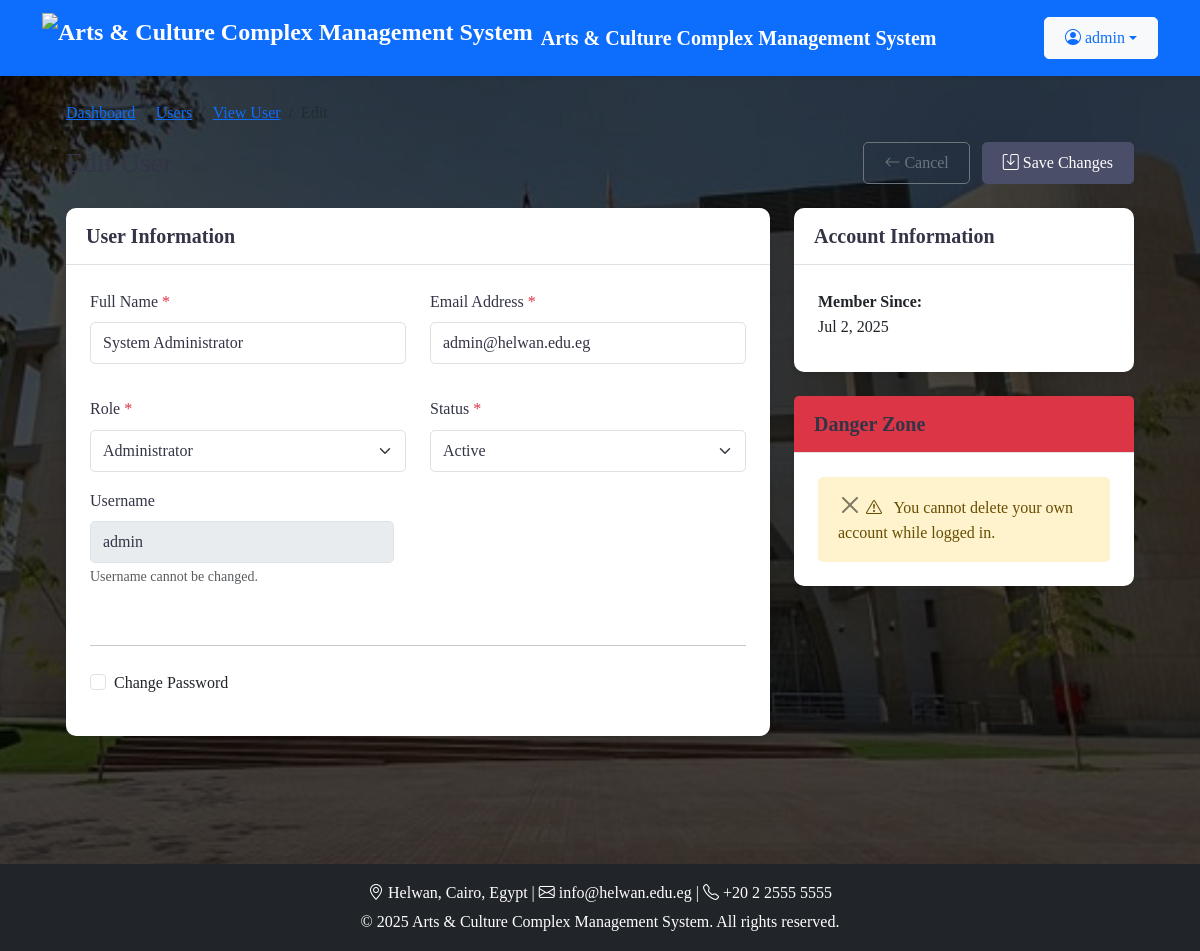
The app's page /admin_pages/user-edit.php?id=1 (signed in) with its own data.
### tables this page shows
CREATE TABLE IF NOT EXISTS users (
    id INT AUTO_INCREMENT PRIMARY KEY,
    username VARCHAR(50) NOT NULL UNIQUE,
    email VARCHAR(100) NOT NULL UNIQUE,
    password_hash VARCHAR(255) NOT NULL,
    full_name VARCHAR(100) NOT NULL,
    role ENUM('admin', 'user') DEFAULT 'user',
    is_approved BOOLEAN DEFAULT FALSE,
    created_at TIMESTAMP DEFAULT CURRENT_TIMESTAMP,
    updated_at TIMESTAMP DEFAULT CURRENT_TIMESTAMP ON UPDATE CURRENT_TIMESTAMP,
    INDEX idx_email (email),
    INDEX idx_username (username)
);

### includes/config.php (called while the page is built, shortened)
<?php
class DB
{
    private $hostname = "127.0.0.1";
    private $username = "root";
    private $password = "";
    private $database = "theater_management";
    private $port     = 3307;
    public function __construct()
    {
        $this->Connection = new mysqli(
            $this->hostname,
            $this->username,
            $this->password,
            $this->database,
            $this->port
        );
    }
}

### admin_pages/user-edit.php (the view, shortened to what this page needs)
<?php
require_once '../includes/config.php';
$user_id = (int)$_GET['id'];
$db = new DB();
try {
    $stmt = $db->Connection->prepare("SELECT * FROM users WHERE id = ?");
    $stmt->bind_param('i', $user_id);
    $stmt->execute();
    $result = $stmt->get_result();
    $user = $result->fetch_assoc();
    $user['status'] = $user['is_approved'] ? 'active' : 'pending';
} catch (Exception $e) {
    error_log("User edit error: " . $e->getMessage());
    add_alert('error', 'Error loading user data.');
    redirect('users.php');
}
require_once '../includes/header.php';
?>
<div class="container-fluid px-4">
    <nav aria-label="breadcrumb">
        <ol class="breadcrumb">
            <li class="breadcrumb-item"><a href="dashboard.php">Dashboard</a></li>
            <li class="breadcrumb-item"><a href="users.php">Users</a></li>
            <li class="breadcrumb-item"><a href="user-view.php?id=<?php echo $user_id; ?>">View User</a></li>
            <li class="breadcrumb-item active" aria-current="page">Edit</li>
        </ol>
    </nav>
    <div class="d-flex justify-content-between align-items-center mb-4">
        <h1 class="h3 mb-0">Edit User</h1>
        <div>
            <a href="user-view.php?id=<?php echo $user_id; ?>" class="btn btn-outline-secondary me-2">
                <i class="bi bi-arrow-left me-1"></i> Cancel
            </a>
            <button type="submit" form="editUserForm" class="btn btn-primary">
                <i class="bi bi-save me-1"></i> Save Changes
            </button>
        </div>
    </div>
    <div class="row">
        <div class="col-lg-8">
            <div class="card mb-4">
                <div class="card-header">
                    <h5 class="mb-0">User Information</h5>
                </div>
                <div class="card-body">
                    <form id="editUserForm" method="post">
                        <div class="row mb-3">
                            <div class="col-md-6 mb-3">
                                <label for="full_name" class="form-label">Full Name <span class="text-danger">*</span></label>
                                <input type="text" class="form-control" id="full_name" name="full_name"
                                    value="<?php echo htmlspecialchars($user['full_name'] ?? ''); ?>" required>
                            </div>
                            <div class="col-md-6 mb-3">
                                <label for="email" class="form-label">Email Address <span class="text-danger">*</span></label>
                                <input type="email" class="form-control" id="email" name="email"
                                    value="<?php echo htmlspecialchars($user['email']); ?>" required>
                            </div>
                        </div>
                        <div class="row mb-3">
                            <div class="col-md-6 mb-3">
                                <label for="role" class="form-label">Role <span class="text-danger">*</span></label>
                                <select class="form-select" id="role" name="role" required>
                                    <option value="admin" <?php echo ($user['role'] ?? '') === 'admin' ? 'selected' : ''; ?>>Administrator</option>
                                </select>
                            </div>
                            <div class="col-md-6 mb-3">
                                <label for="status" class="form-label">Status <span class="text-danger">*</span></label>
                                <select class="form-select" id="status" name="status" required>
                                    <option value="active" <?php echo ($user['status'] ?? '') === 'active' ? 'selected' : ''; ?>>Active</option>
                                </select>
                            </div>
                            <div class="row mb-3">
                                <div class="col-md-6 mb-3">
                                    <label for="username" class="form-label">Username</label>
                                    <input type="text" class="form-control" id="username"
                                        value="<?php echo htmlspecialchars($user['username']); ?>" disabled>
                                    <small class="form-text text-muted">Username cannot be changed.</small>
                                </div>
                            </div>
                        </div>
                        <hr class="my-4">
                        <div class="mb-3">
                            <div class="form-check">
                                <input class="form-check-input" type="checkbox" id="changePassword">
                                <label class="form-check-label" for="changePassword">
                                    Change Password
                                </label>
                            </div>
                        </div>
                    </form>
                </div>
            </div>
        </div>
        <div class="col-lg-4">
            <div class="card mb-4">
                <div class="card-header">
                    <h5 class="mb-0">Account Information</h5>
                </div>
                <div class="card-body">
                    <ul class="list-unstyled mb-0">
                        <li class="mb-2">
                            <strong>Member Since:</strong><br>
                            <?php echo date('M j, Y', strtotime($user['created_at'])); ?>
                        </li>
                    </ul>
                </div>
            </div>
            <div class="card border-danger">
                <div class="card-header bg-danger text-white">
                    <h5 class="mb-0">Danger Zone</h5>
                </div>
                <div class="card-body">
                    <?php if ($user_id != $_SESSION['user_id']): ?>
                        <div class="mb-3">
                            <h6 class="text-danger">Delete User Account</h6>
                            <p class="small text-muted">
                                This will permanently delete the user account and all associated data. This action cannot be undone.
                            </p>
                            <form method="post" class="d-inline"
                                onsubmit="return confirm('Are you absolutely sure you want to delete this user? This action cannot be undone.');">
                                <input type="hidden" name="action" value="delete">
                                <input type="hidden" name="user_id" value="<?php echo $user_id; ?>">
                                <button type="submit" class="btn btn-outline-danger">
                                    <i class="bi bi-trash me-1"></i> Delete User
                                </button>
                            </form>
                        </div>
                    <?php else: ?>
                        <div class="alert alert-warning mb-0">
                            <i class="bi bi-exclamation-triangle me-2"></i>
                            You cannot delete your own account while logged in.
                        </div>
                    <?php endif; ?>
                </div>
            </div>
        </div>
    </div>
</div>
<?php
require_once '../includes/footer.php';
?>

### assets/css/style.css (style rules this page uses)
:root { --primary-color: #4a4e69; --secondary-color: #9a8c98; --success-color: #00b894; --danger-color: #d63031; --warning-color: #fdcb6e; --info-color: #00cec9; --light-color: #f8f9fa; --dark-color: #2d2d2d; --body-bg: #f5f5f5; --card-bg: #ffffff; --text-color: #333446; --border-color: #dee2e6; --sidebar-width: 250px; --header-height: 60px; --footer-height: 60px; --transition-speed: 0.3s; --bg-background-img: url('../img/theater-hero.jpg'); }
body { background-image: var(--bg-background-img); background-size: cover; background-position: center; }
body { font-family: var(--font-family-base); background-color: var(--body-bg); color: var(--text-color); line-height: 1.6; min-height: 100vh; display: flex; flex-direction: column; transition: background-color var(--transition-speed), color var(--transition-speed); }
h1, h2, h3, h4, h5, h6 { font-weight: 600; margin-bottom: 1rem; color: var(--text-color); }
.card { border: none; border-radius: 10px; box-shadow: 0 0.125rem 0.25rem rgba(0, 0, 0, 0.075); transition: transform 0.2s ease-in-out, box-shadow 0.2s ease-in-out; background-color: var(--card-bg); margin-bottom: 1.5rem; }
.card-header { background-color: transparent; border-bottom: 1px solid var(--border-color); font-weight: 600; padding: 1rem 1.25rem; }
.card-body { padding: 1.5rem; }
.btn { border-radius: 5px; padding: 0.5rem 1.25rem; font-weight: 500; transition: all 0.2s ease-in-out; display: inline-flex; align-items: center; justify-content: center; }
.btn i { margin-right: 0.5rem; }
.btn-primary { background-color: var(--primary-color); border-color: var(--primary-color); }
.form-control, .form-select { border-radius: 5px; padding: 0.5rem 0.75rem; border: 1px solid var(--border-color); background-color: var(--card-bg); color: var(--text-color); }
.form-label { font-weight: 500; margin-bottom: 0.5rem; color: var(--text-color); }
.alert { border: none; border-radius: 5px; padding: 1rem 1.25rem; margin-bottom: 1.5rem; }

### includes/footer.php (style rules this page uses)
body { display: flex; flex-direction: column; min-height: 100vh; }

### records on screen
users: full_name "System Administrator", email "admin@helwan.edu.eg", role "Administrator", username "admin", created_at "Jul 2, 2025"

### other values on screen
SITE_NAME "Arts & Culture Complex Management System"
$_SESSION['username'] "admin"
